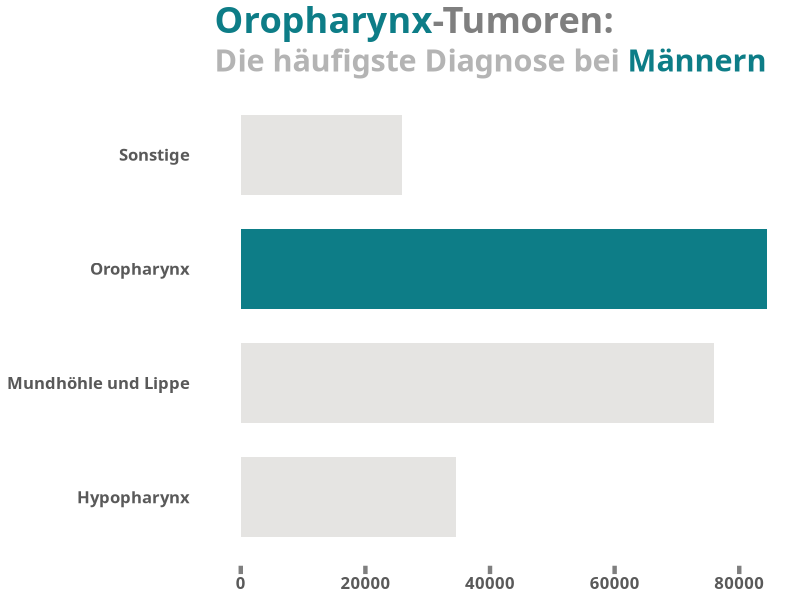
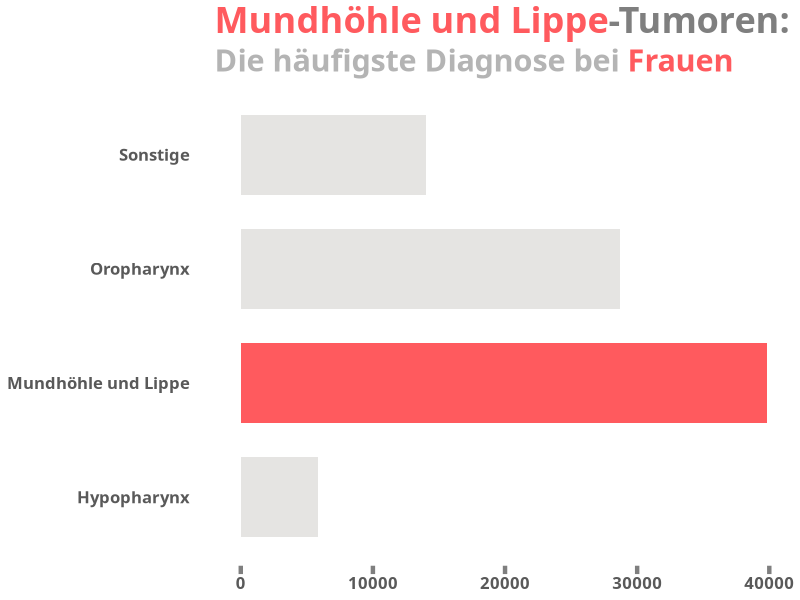

These figures' R source, in order:
## ---- chunk 1
#| fig-height: 8
#| fig-align: center
#| echo: false
#| label: fig-plot-Inzidenz
#| layout-ncol: 2
#| fig-cap: "Inzidenz in Deutschland im Zeitraum 1999–2022 basierend auf Daten des Zentrums für Krebsregisterdaten des Robert Koch-Instituts (RKI).[@ZentrumfurKrebsregisterdatenimRobertKoch-Institut2024] "
#| - "Inzidenz, Fallzahlen in Deutschland"
#| - "Inzidenz, Fallzahlen in Deutschland"


# Required Libraries
library(ggplot2)
library(dplyr)
library(scales) # For percentage formatting
library(ggtext) # For element_markdown in themes
library(tidyr) # For data transformation
library(dplyr)


# Read the CSV file
data <- read.csv( "Daten/InzidenzHNO.csv" , sep = ";", header = TRUE)

data <- data %>% 
  select(-X)%>%
  mutate(
    Diagnose_Gruppe = case_when(
    
    Diagnose %in% c(
      "Lippe (C00)",
      "sonstg/nnbez Teile d Zunge (C02)",
      "Zahnfleisch (C03)",
      "Mundboden (C04)",
      "sonstg/nnbez Teile d Mundes (C06)"
      ) ~ "Mundhöhle und Lippe" ,
    
    Diagnose %in% c(
      "Zungengrund (C01)",
      "Gaumen (C05)",
      "Tonsille (C09)",
      "Oropharynx (C10)"
    ) ~ "Oropharynx",

    Diagnose %in% c(
      "Recessus piriformis (C12)",
      "Hypopharynx (C13)"
    ) ~ "Hypopharynx",
    
    TRUE ~ "Sonstige",  # Default für andere
    
  ))

  


# Modify the dataset to assign colors conditionally
data <- data %>%
  mutate(
    Fill_Color = ifelse(Diagnose_Gruppe == "Oropharynx", "#0d7d87", "#E5E4E2")
  )


data %>%
  select(-weiblich) %>%
  ggplot(
    aes(
      x = Diagnose_Gruppe,
      y = männlich,
      fill = Fill_Color
    )
  ) +
    geom_point() +
  guides(
    # x = guide_axis(cap = "both"), # Cap both ends
    y = guide_axis(cap = "both") # Cap both ends
  ) +
  geom_bar(
    stat = "identity",
    show.legend = FALSE,
    width = 0.7  # Make bars slimmer by reducing the width (default is 0.9)
  ) +  
  scale_fill_identity() +  
  theme_minimal() +  
  labs(
    title = "<p><span style='color:#0d7d87'>Oropharynx</span><span style='color:#7f7f7f'>-Tumoren:</span></p>",
    subtitle = "<p><span style='color:#B4B4B4'>Die häufigste Diagnose bei </span><span style='color:#0d7d87'>Männern</span></p>"
  ) +
  coord_flip() +
  theme(
    plot.title = element_markdown(hjust = 0, family = "Ubuntu", size = 26, face = "bold"),
    plot.subtitle = element_markdown(hjust = 0, family = "Ubuntu", size = 22, face = "bold"),
    plot.caption = element_markdown(hjust = 0.5, size = 10),
    
    # Remove default grid lines
    panel.grid.minor.y = element_blank(),
    panel.grid.major.y = element_blank(),
    panel.grid.major.x = element_blank(),
    panel.grid.minor.x = element_blank(),
    
    axis.text.x = element_text(
      hjust = 0.5,
      family = "Ubuntu", 
      face = "bold", 
      color = "#595959", 
      size = 12
    ),
    axis.title.x = element_blank(),
    axis.title.y = element_blank(),
    
    # Y-axis customization: ticks extend to the right, line clipped properly
    axis.text.y = element_text(
      family = "Ubuntu", 
      face = "bold", 
      color = "#595959", 
      size = 12,
      margin = margin(r = 15)  # Add margin for better label spacing
    ),
    
    axis.ticks.x = element_line(color = "#7f7f7f", size = 1.5),  # Thicker ticks
    axis.ticks.length.x = unit(6, "pt"),  # Longer ticks
    
    # Adjust axis line length exactly within the data range
    # axis.line.y = element_line(color = "#7f7f7f", size = 1.2),
    
    # Adjust clipping and limits
    plot.margin = margin(5, 5, 5, 5),  # Adjust plot margins
    panel.border = element_blank()  # Ensure clean edge with no overflow
  )










data <- data %>%
  mutate(
    Fill_Color = ifelse(Diagnose_Gruppe == "Mundhöhle und Lippe", "#ff5a5e", "#E5E4E2")
  )

data %>%
  select(-männlich) %>%
  ggplot(
    aes(
      x = Diagnose_Gruppe,
      y = weiblich,
      fill = Fill_Color
    )
  ) +
    geom_point() +
  guides(
    # x = guide_axis(cap = "both"), # Cap both ends
    y = guide_axis(cap = "both") # Cap both ends
  ) +
  geom_bar(
    stat = "identity",
    show.legend = FALSE,
    width = 0.7  # Make bars slimmer by reducing the width (default is 0.9)
  ) +  
  scale_fill_identity() +  
  theme_minimal() +  
  labs(
    title = "<p><span style='color:#ff5a5e'>Mundhöhle und Lippe</span><span style='color:#7f7f7f'>-Tumoren:</span></p>",
    subtitle = "<p><span style='color:#B4B4B4'>Die häufigste Diagnose bei </span><span style='color:#ff5a5e'>Frauen</span></p>"
  ) +
  coord_flip() +
  theme(
    plot.title = element_markdown(hjust = 0, family = "Ubuntu", size = 26, face = "bold"),
    plot.subtitle = element_markdown(hjust = 0, family = "Ubuntu", size = 22, face = "bold"),
    plot.caption = element_markdown(hjust = 0.5, size = 10),
    
    # Remove default grid lines
    panel.grid.minor.y = element_blank(),
    panel.grid.major.y = element_blank(),
    panel.grid.major.x = element_blank(),
    panel.grid.minor.x = element_blank(),
    
    axis.text.x = element_text(
      hjust = 0.5,
      family = "Ubuntu", 
      face = "bold", 
      color = "#595959", 
      size = 12
    ),
    axis.title.x = element_blank(),
    axis.title.y = element_blank(),
    
    # Y-axis customization: ticks extend to the right, line clipped properly
    axis.text.y = element_text(
      family = "Ubuntu", 
      face = "bold", 
      color = "#595959", 
      size = 12,
      margin = margin(r = 15)  # Add margin for better label spacing
    ),
    
    axis.ticks.x = element_line(color = "#7f7f7f", size = 1.5),  # Thicker ticks
    axis.ticks.length.x = unit(6, "pt"),  # Longer ticks
    
    # Adjust axis line length exactly within the data range
    # axis.line.y = element_line(color = "#7f7f7f", size = 1.2),
    
    # Adjust clipping and limits
    plot.margin = margin(5, 5, 5, 5),  # Adjust plot margins
    panel.border = element_blank()  # Ensure clean edge with no overflow
  )

  
